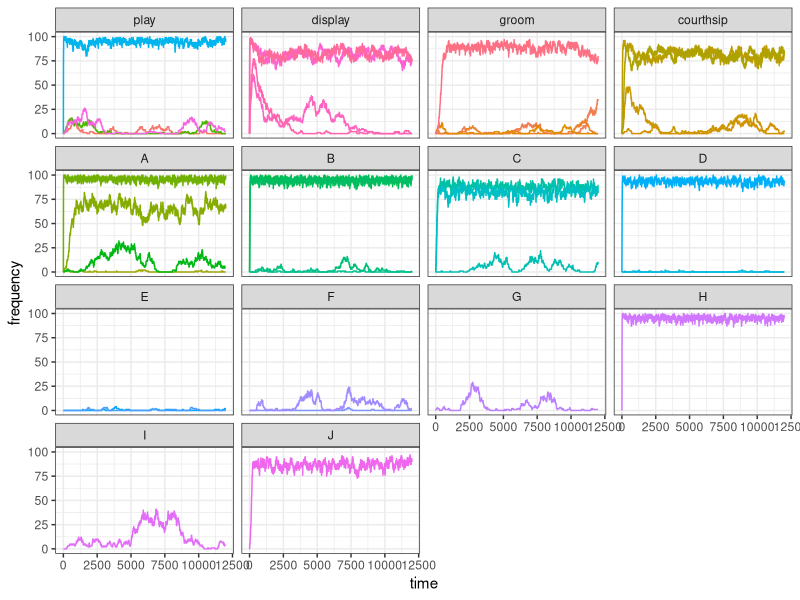
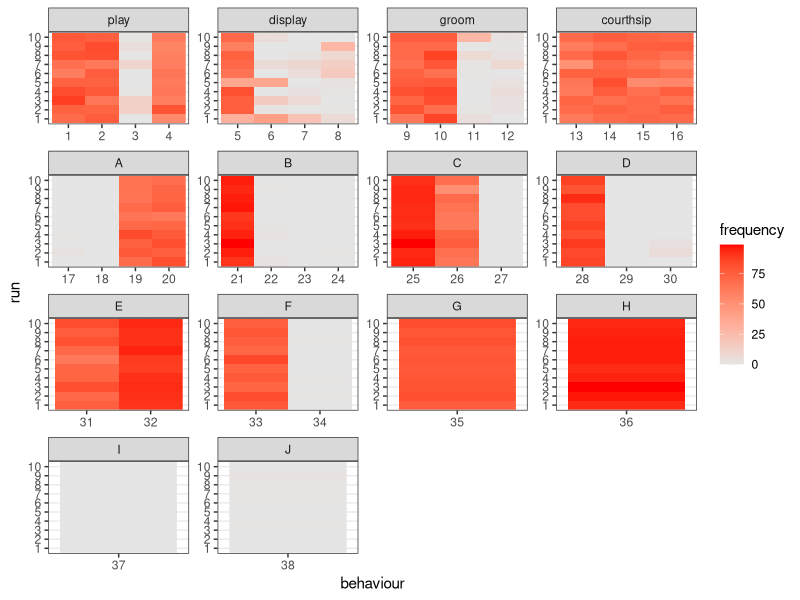
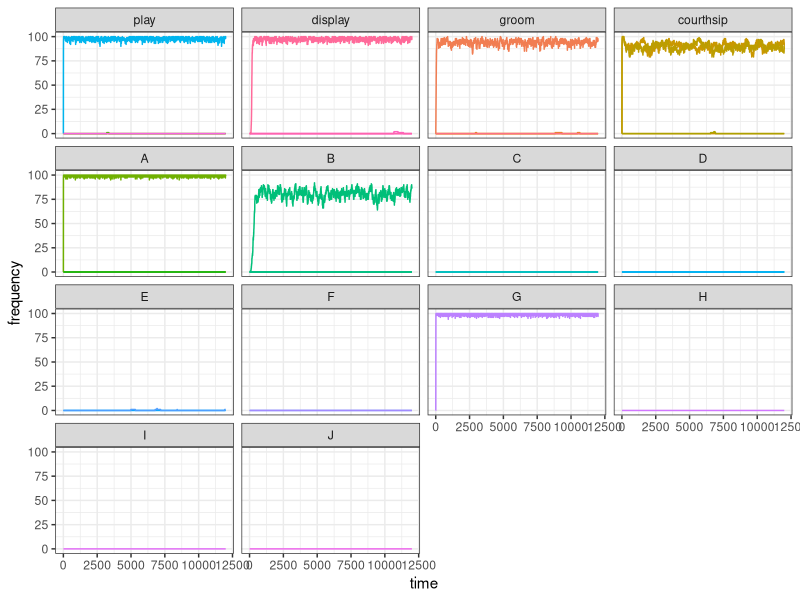
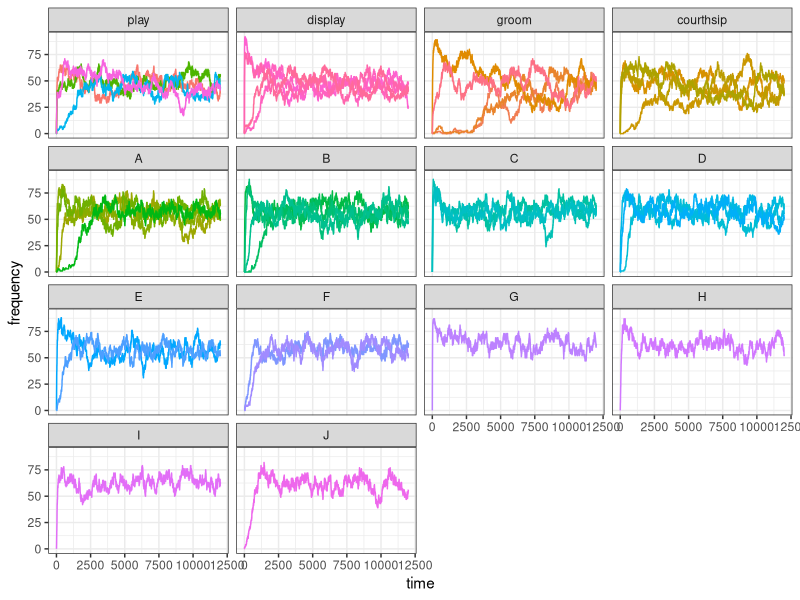
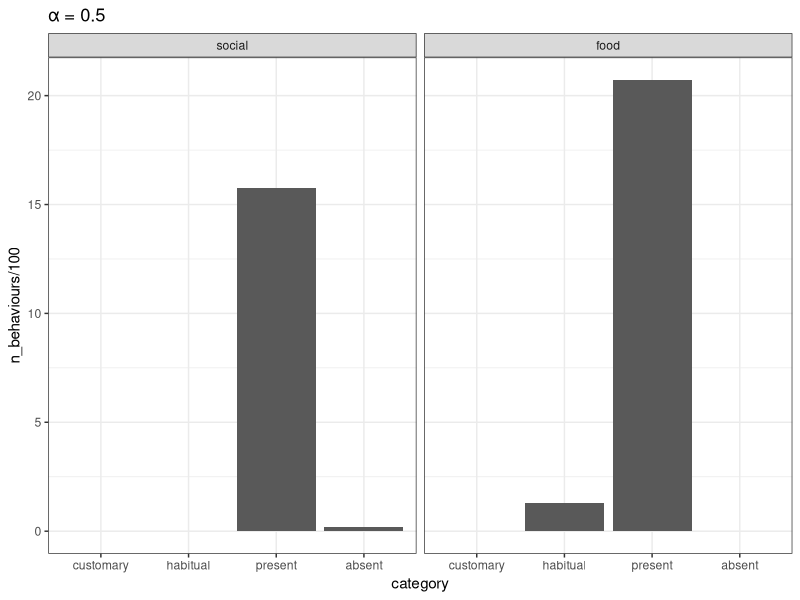
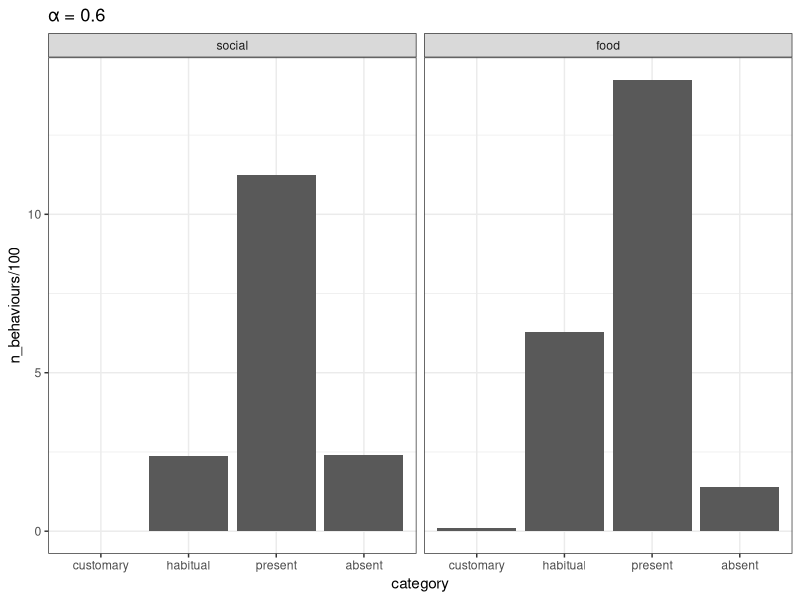
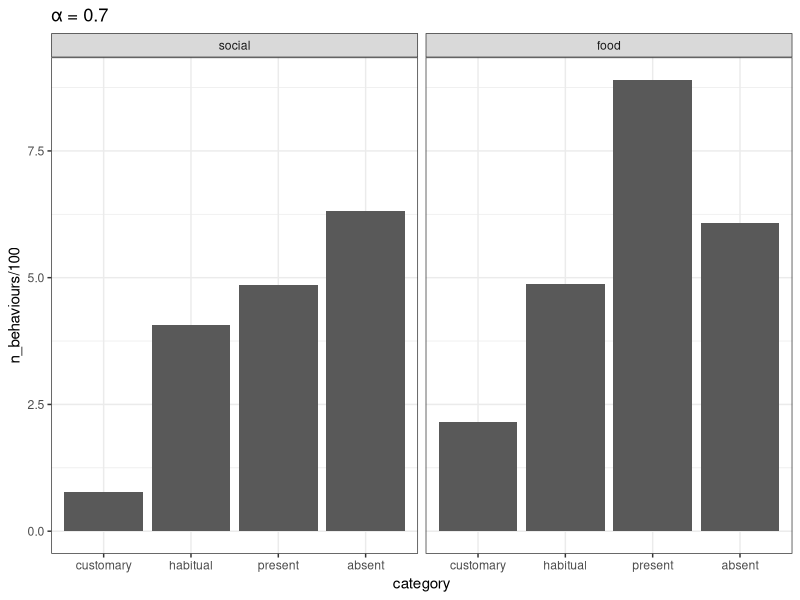
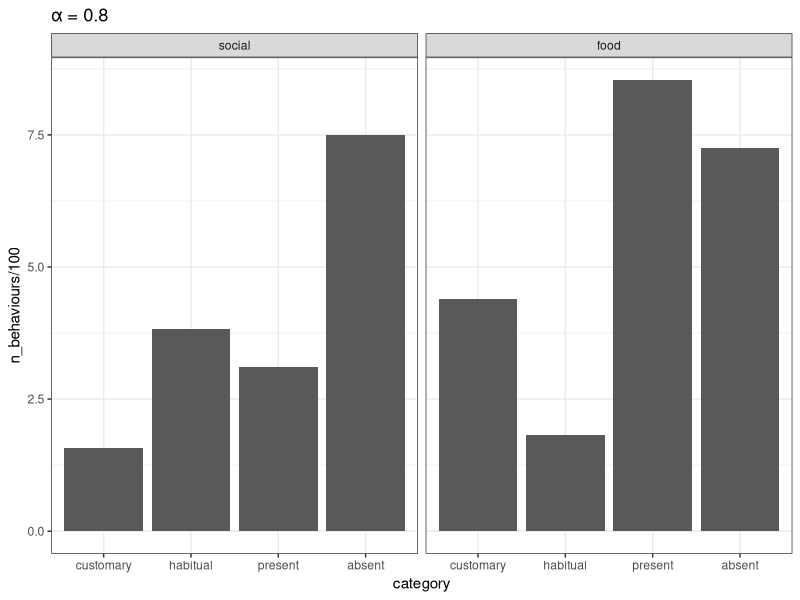

R code for these plots, in order:
## ---- chunk 1
knitr::opts_chunk$set(echo = TRUE)
## ---- chunk 2
library(tidyverse)
library(scales)

set_oranzees_world <- function(alpha_g, alpha_e) {
  list_pop <- c("Uossob", "Iat Forest", "Ebmog", "Elaham", "Elabik", "Ognodub")
  output <- tibble(
    population = rep(list_pop, each = 38),
    behaviour = as.factor(rep(1:38, 6)),
    type = rep(c(rep("social", 16), rep("food-related", 22)), 6),
    category = rep(c(
      rep("play", 4), rep("display", 4), rep("groom", 4), rep("courthsip", 4),
      "A", "A", "A", "A", "B", "B", "B", "B", "C", "C", "C", "D", "D", "D", "E", "E", "F", "F", "G", "H", "I", "J"
    ), 6),
    nutrient = rep(c(rep(NA, 16), "Y", "Y", "Y", "Y", "Z", "Z", "Z", "Z", "Y", "Y", "Y", "Z", "Z", "Z", "Y", "Y", "Z", "Z", "Y", "Z", "Y", "Z"), 6),
    p_g = rep(NA, 38 * 6),
    p_e = rep(NA, 38 * 6)
  )

  env_or_x <- c(220, 230, 700, 705, 710, 750)
  env_or_y <- c(660, 610, 450, 430, 510, 550)

  # genetic predispositions:
  x_g <- sample(1:1000, 38)
  y_g <- sample(1:1000, 38)

  # ecological availability:
  x_e <- sample(1:1000, 38)
  y_e <- sample(1:1000, 38)

  for (behav in 1:38) {
    output[output$behaviour == behav, ]$p_g <- 1 - rescale(sqrt((x_g[behav] - env_or_x)^2 + (y_g[behav] - env_or_y)^2), to = c(1 - alpha_g, alpha_g))

    if (behav > 16) {
      output[output$behaviour == behav, ]$p_e <- 1 - rescale(sqrt((x_e[behav] - env_or_x)^2 + (y_e[behav] - env_or_y)^2), to = c(1 - alpha_e, alpha_e))
    }
  }
  # return the tibble:
  output
}

update_demography <- function(pop) {
  pop[, 39] <- pop[, 39] + 1
  pop[pop[, 39] >= 720, ] <- 0
  old <- which(pop[, 39] > 300)
  dead <- sample(c(TRUE, FALSE), length(old), prob = c(.01, .99), replace = TRUE)
  pop[old[dead], ] <- 0
  pop
}

update_social_behaviours <- function(pop, test_world) {
  N <- dim(pop)[1]
  state <- ((rowSums(pop[, 1:4]) >= 1) + (rowSums(pop[, 5:8]) >= 1) + (rowSums(pop[, 9:12]) >= 1) + (rowSums(pop[, 13:16]) >= 1)) / 4
  p_state <- runif(N) < rnorm(N, mean = 1 - state, sd = 0.05)
  p_peering <- rnorm(16, mean = colSums(pop[, 1:16]), sd = 1)
  p_peering[p_peering < 0] <- 0
  innovation_i <- sample(1:16, N, prob = p_peering, replace = TRUE)
  p_innovate <- runif(N) < test_world$p_g[innovation_i] * p_state
  for (i in (1:N)[p_innovate]) {
    pop[i, innovation_i[i]] <- 1
  }
  pop
}

update_food_behaviours <- function(pop, test_world) {
  N <- dim(pop)[1]
  nut_y <- (rowSums(pop[, 17:20]) >= 1) + (rowSums(pop[, 25:27]) >= 1) + (rowSums(pop[, 31:32]) >= 1) + pop[, 35] + pop[, 37]
  nut_z <- (rowSums(pop[, 21:24]) >= 1) + (rowSums(pop[, 28:30]) >= 1) + (rowSums(pop[, 33:34]) >= 1) + pop[, 36] + pop[, 38]
  state <- (nut_y + nut_z - abs(nut_y - nut_z)) / 10
  p_state <- runif(N) < rnorm(N, mean = 1 - state, sd = 0.05)
  p_peering <- rnorm(22, mean = colSums(pop[, 17:38]), sd = 1)
  p_peering[p_peering < 0] <- 0
  innovation_i <- sample(17:38, N, prob = p_peering, replace = TRUE)
  p_innovate <- runif(N) < test_world$p_g[innovation_i] * test_world$p_e[innovation_i] * p_state
  for (i in (1:N)[p_innovate]) {
    pop[i, innovation_i[i]] <- 1
  }
  pop
}

###
### MAIN FUNCTION
###

mockup_oranzees <- function(t_max, alpha_g, alpha_e, init_world, n_run) {
  N <- 100

  if (n_run == 1) {
    output <- matrix(nrow = t_max, ncol = 38)
  }
  else {
    output <- matrix(nrow = n_run, ncol = 38)
  }

  oranzees_world <- set_oranzees_world(alpha_g, alpha_e)
  test_world <- oranzees_world %>%
    filter(population == "Uossob")

  for (run in 1:n_run) {
    pop <- matrix(c(rep(0, 38 * N), sample(1:300, N, replace = TRUE)), nrow = N, byrow = FALSE)
    if (init_world) {
      oranzees_world <- set_oranzees_world(alpha_g, alpha_e)
      test_world <- oranzees_world %>%
        filter(population == "Uossob")
    }
    # start simulation here:
    for (t in 1:t_max) {
      if (n_run == 1) {
        output[t, ] <- colSums(pop[, 1:38])
      }
      pop <- update_demography(pop)
      pop <- update_social_behaviours(pop, test_world)
      pop <- update_food_behaviours(pop, test_world)
    }
    if (n_run > 1) {
      output[run, ] <- colSums(pop[, 1:38])
    }
  }
  output
}
## ---- chunk 3
plot_one_run <- function(my_test, t_max) {
  my_test <- gather(as_tibble(my_test), 1:38, key = "behaviour", value = "frequency")
  data_to_plot <- tibble(
    behaviour = my_test$behaviour,
    frequency = my_test$frequency,
    time = rep(1:t_max, 38),
    category = as_factor(c(
      rep("play", t_max * 4), rep("display", t_max * 4), rep("groom", t_max * 4), rep("courthsip", t_max * 4),
      rep("A", t_max * 4), rep("B", t_max * 4), rep("C", t_max * 3), rep("D", t_max * 3),
      rep("E", t_max * 2), rep("F", t_max * 2), rep("G", t_max), rep("H", t_max),
      rep("I", t_max), rep("J", t_max)
    ))
  )
  ggplot(data = data_to_plot) +
    geom_line(aes(x = time, y = frequency, color = behaviour)) +
    facet_wrap(~category) +
    theme_bw() +
    theme(legend.position = "none")
}
## ---- chunk 4
my_test <- mockup_oranzees(t_max = 12000, alpha_g = 0.7, alpha_e = 0.9, init_world = FALSE, n_run = 1)
plot_one_run(my_test = my_test, t_max = 12000)
## ---- chunk 5
library(reshape2)
plot_multiple_runs <- function(my_test, n_run) {
  as_tibble(melt(my_test, varnames = c("run", "behaviour"), value.name = "frequency")) %>%
    mutate(run = as_factor(run), behaviour = as_factor(behaviour)) %>%
    add_column(category = as_factor(c(
      rep("play", 4 * n_run), rep("display", 4 * n_run), rep("groom", 4 * n_run), rep("courthsip", 4 * n_run),
      rep("A", 4 * n_run), rep("B", 4 * n_run), rep("C", 3 * n_run), rep("D", 3 * n_run),
      rep("E", 2 * n_run), rep("F", 2 * n_run), rep("G", n_run), rep("H", n_run),
      rep("I", n_run), rep("J", n_run)
    ))) %>%
    ggplot() +
    geom_raster(aes(x = behaviour, y = run, fill = frequency)) +
    facet_wrap(~category, scales = "free") +
    scale_fill_gradient(low = "grey90", high = "red") +
    theme_bw()
}
## ---- chunk 6
my_test <- mockup_oranzees(t_max = 12000, alpha_g = 0.7, alpha_e = 0.9, init_world = FALSE, n_run = 10)
plot_multiple_runs(my_test = my_test, n_run = 10)
## ---- chunk 7
my_test <- mockup_oranzees(t_max = 12000, alpha_g = 1, alpha_e = 1, init_world = FALSE, n_run = 1)
plot_one_run(my_test = my_test, t_max = 12000)
## ---- chunk 8
my_test <- mockup_oranzees(t_max = 12000, alpha_g = 0.5, alpha_e = 0.5, init_world = FALSE, n_run = 1)
plot_one_run(my_test = my_test, t_max = 12000)
## ---- chunk 9
results <- as.matrix(read.table("output/test_alpha=0.5.csv"))

cumulative <- tibble(category = as_factor(c("customary", "habitual", "present", "absent", "customary", "habitual", "present", "absent")),
                     type = as_factor(c(rep("social", 4), rep("food", 4))),
                     n_behaviours = c(sum(results[, 1:16]>=90), 
                                  sum(results[, 1:16]>=70 & results[, 1:16]<90), 
                                  sum(results[, 1:16]>=10 & results[, 1:16]<70), 
                                  sum(results[, 1:16]<10),
                                  sum(results[, 17:38]>=90), 
                                  sum(results[, 17:38]>=70 & results[, 17:38]<90), 
                                  sum(results[, 17:38]>=10 & results[, 17:38]<70), 
                                  sum(results[, 17:38]<10)))

cumulative_05 <- cumulative

ggplot(data = cumulative) +
  geom_bar(aes(x = category, y = n_behaviours/100), stat = 'identity') +
  facet_wrap(~type) +
  labs(title = "α = 0.5") +
  theme_bw() 
## ---- chunk 10
results <- as.matrix(read.table("output/test_alpha=0.6.csv"))

cumulative <- tibble(category = as_factor(c("customary", "habitual", "present", "absent", "customary", "habitual", "present", "absent")),
                     type = as_factor(c(rep("social", 4), rep("food", 4))),
                     n_behaviours = c(sum(results[, 1:16]>=90), 
                                  sum(results[, 1:16]>=70 & results[, 1:16]<90), 
                                  sum(results[, 1:16]>=10 & results[, 1:16]<70), 
                                  sum(results[, 1:16]<10),
                                  sum(results[, 17:38]>=90), 
                                  sum(results[, 17:38]>=70 & results[, 17:38]<90), 
                                  sum(results[, 17:38]>=10 & results[, 17:38]<70), 
                                  sum(results[, 17:38]<10)))

ggplot(data = cumulative) +
  geom_bar(aes(x = category, y = n_behaviours/100), stat = 'identity') +
  facet_wrap(~type) +
  labs(title = "α = 0.6") +
  theme_bw() 

cumulative_06 <- cumulative

results <- as.matrix(read.table("output/test_alpha=0.7.csv"))

cumulative <- tibble(category = as_factor(c("customary", "habitual", "present", "absent", "customary", "habitual", "present", "absent")),
                     type = as_factor(c(rep("social", 4), rep("food", 4))),
                     n_behaviours = c(sum(results[, 1:16]>=90), 
                                  sum(results[, 1:16]>=70 & results[, 1:16]<90), 
                                  sum(results[, 1:16]>=10 & results[, 1:16]<70), 
                                  sum(results[, 1:16]<10),
                                  sum(results[, 17:38]>=90), 
                                  sum(results[, 17:38]>=70 & results[, 17:38]<90), 
                                  sum(results[, 17:38]>=10 & results[, 17:38]<70), 
                                  sum(results[, 17:38]<10)))

ggplot(data = cumulative) +
  geom_bar(aes(x = category, y = n_behaviours/100), stat = 'identity') +
  facet_wrap(~type) +
  labs(title = "α = 0.7") +
  theme_bw() 

cumulative_07 <- cumulative

results <- as.matrix(read.table("output/test_alpha=0.8.csv"))

cumulative <- tibble(category = as_factor(c("customary", "habitual", "present", "absent", "customary", "habitual", "present", "absent")),
                     type = as_factor(c(rep("social", 4), rep("food", 4))),
                     n_behaviours = c(sum(results[, 1:16]>=90), 
                                  sum(results[, 1:16]>=70 & results[, 1:16]<90), 
                                  sum(results[, 1:16]>=10 & results[, 1:16]<70), 
                                  sum(results[, 1:16]<10),
                                  sum(results[, 17:38]>=90), 
                                  sum(results[, 17:38]>=70 & results[, 17:38]<90), 
                                  sum(results[, 17:38]>=10 & results[, 17:38]<70), 
                                  sum(results[, 17:38]<10)))

ggplot(data = cumulative) +
  geom_bar(aes(x = category, y = n_behaviours/100), stat = 'identity') +
  facet_wrap(~type) +
  labs(title = "α = 0.8") +
  theme_bw() 

cumulative_08 <- cumulative

results <- as.matrix(read.table("output/test_alpha=0.9.csv"))

cumulative <- tibble(category = as_factor(c("customary", "habitual", "present", "absent", "customary", "habitual", "present", "absent")),
                     type = as_factor(c(rep("social", 4), rep("food", 4))),
                     n_behaviours = c(sum(results[, 1:16]>=90), 
                                  sum(results[, 1:16]>=70 & results[, 1:16]<90), 
                                  sum(results[, 1:16]>=10 & results[, 1:16]<70), 
                                  sum(results[, 1:16]<10),
                                  sum(results[, 17:38]>=90), 
                                  sum(results[, 17:38]>=70 & results[, 17:38]<90), 
                                  sum(results[, 17:38]>=10 & results[, 17:38]<70), 
                                  sum(results[, 17:38]<10)))

ggplot(data = cumulative) +
  geom_bar(aes(x = category, y = n_behaviours/100), stat = 'identity') +
  facet_wrap(~type) +
  labs(title = "α = 0.9") +
  theme_bw() 

cumulative_09 <- cumulative

results <- as.matrix(read.table("output/test_alpha=1.csv"))

cumulative <- tibble(category = as_factor(c("customary", "habitual", "present", "absent", "customary", "habitual", "present", "absent")),
                     type = as_factor(c(rep("social", 4), rep("food", 4))),
                     n_behaviours = c(sum(results[, 1:16]>=90), 
                                  sum(results[, 1:16]>=70 & results[, 1:16]<90), 
                                  sum(results[, 1:16]>=10 & results[, 1:16]<70), 
                                  sum(results[, 1:16]<10),
                                  sum(results[, 17:38]>=90), 
                                  sum(results[, 17:38]>=70 & results[, 17:38]<90), 
                                  sum(results[, 17:38]>=10 & results[, 17:38]<70), 
                                  sum(results[, 17:38]<10)))

ggplot(data = cumulative) +
  geom_bar(aes(x = category, y = n_behaviours/100), stat = 'identity') +
  facet_wrap(~type) +
  labs(title = "α = 1") +
  theme_bw() 

cumulative_1 <- cumulative

## ---- chunk 11
bind_rows(cumulative_05, cumulative_06, cumulative_07, cumulative_08, cumulative_09, cumulative_1) %>%
  add_column(alpha=c(rep(0.5, 8), rep(0.6, 8), rep(0.7, 8), rep(0.8, 8), rep(0.9, 8), rep(1, 8))) %>%
  ggplot(aes(x = alpha, y = n_behaviours/100, color = category)) +
    geom_point() +
    geom_line() +
    facet_wrap(~type) +
    theme_bw()
## ---- chunk 12
update_social_behaviours <- function(pop, test_world, sd_peering) {
  N <- dim(pop)[1]
  state <- ((rowSums(pop[, 1:4]) >= 1) + (rowSums(pop[, 5:8]) >= 1) + (rowSums(pop[, 9:12]) >= 1) + (rowSums(pop[, 13:16]) >= 1)) / 4
  p_state <- runif(N) < rnorm(N, mean = 1 - state, sd = 0.05)
  p_peering <- rnorm(16, mean = colSums(pop[, 1:16]), sd = sd_peering)
  p_peering[p_peering < 0] <- 0
  innovation_i <- sample(1:16, N, prob = p_peering, replace = TRUE)
  p_innovate <- runif(N) < test_world$p_g[innovation_i]  * p_state
  for (i in (1:N)[p_innovate]) {
    pop[i, innovation_i[i]] <- 1
  }
  pop
}  

update_food_behaviours <- function(pop, test_world, sd_peering) {
  N <- dim(pop)[1]
  nut_y <- (rowSums(pop[, 17:20])>=1) + (rowSums(pop[, 25:27])>=1) + (rowSums(pop[, 31:32])>=1) + pop[, 35] + pop[, 37]
  nut_z <- (rowSums(pop[, 21:24])>=1) + (rowSums(pop[, 28:30])>=1) + (rowSums(pop[, 33:34])>=1) + pop[, 36] + pop[, 38]
  state <- (nut_y + nut_z - abs(nut_y - nut_z)) / 10 
  p_state <- runif(N) < rnorm(N, mean = 1 - state, sd = 0.05)
  p_peering <- rnorm(22, mean = colSums(pop[, 17:38]), sd = sd_peering)
  p_peering[p_peering < 0] <- 0
  innovation_i <- sample(17:38, N, prob = p_peering, replace = TRUE)
  p_innovate <- runif(N) < test_world$p_g[innovation_i] * test_world$p_e[innovation_i] * p_state
  for (i in (1:N)[p_innovate]) {
    pop[i, innovation_i[i]] <- 1
  }
  pop
}

###
### MAIN FUNCTION
###

mockup_oranzees <- function(t_max, alpha_g, alpha_e, sd_peering, init_world, n_run) {
  
  N <- 100
  
  if(n_run == 1){
    output <- matrix(nrow = t_max, ncol = 38)
  }
  else{
    output <- matrix(nrow = n_run, ncol = 38)
  }
  
  oranzees_world <- set_oranzees_world(alpha_g, alpha_e)
  test_world <- oranzees_world %>%
    filter(population == "Uossob")
  
  for(run in 1:n_run){
    pop <- matrix(c(rep(0, 38 * N), sample(1:300, N, replace = TRUE)), nrow = N, byrow = FALSE)
    if (init_world) {
      oranzees_world <- set_oranzees_world(alpha_g, alpha_e)
      test_world <- oranzees_world %>%
        filter(population == "Uossob")
    }
    # start simulation here:
    for (t in 1:t_max) {
      if(n_run == 1){
        output[t,] <- colSums(pop[, 1:38])
      }
      pop <- update_demography(pop)
      pop <- update_social_behaviours(pop, test_world, sd_peering)
      pop <- update_food_behaviours(pop, test_world, sd_peering)
    }
    if( n_run > 1){
      output[run, ] <- colSums(pop[, 1:38])
    }  
  }
  output
}
## ---- chunk 13
results <- as.matrix(read.table("output/test_alpha=0.5_sd=0.1.csv"))

cumulative <- tibble(category = as_factor(c("customary", "habitual", "present", "absent", "customary", "habitual", "present", "absent")),
                     type = as_factor(c(rep("social", 4), rep("food", 4))),
                     n_behaviours = c(sum(results[, 1:16]>=90), 
                                  sum(results[, 1:16]>=70 & results[, 1:16]<90), 
                                  sum(results[, 1:16]>=10 & results[, 1:16]<70), 
                                  sum(results[, 1:16]<10),
                                  sum(results[, 17:38]>=90), 
                                  sum(results[, 17:38]>=70 & results[, 17:38]<90), 
                                  sum(results[, 17:38]>=10 & results[, 17:38]<70), 
                                  sum(results[, 17:38]<10)))

cumulative_05_01 <- cumulative

results <- as.matrix(read.table("output/test_alpha=0.5_sd=0.01.csv"))

cumulative <- tibble(category = as_factor(c("customary", "habitual", "present", "absent", "customary", "habitual", "present", "absent")),
                     type = as_factor(c(rep("social", 4), rep("food", 4))),
                     n_behaviours = c(sum(results[, 1:16]>=90), 
                                  sum(results[, 1:16]>=70 & results[, 1:16]<90), 
                                  sum(results[, 1:16]>=10 & results[, 1:16]<70), 
                                  sum(results[, 1:16]<10),
                                  sum(results[, 17:38]>=90), 
                                  sum(results[, 17:38]>=70 & results[, 17:38]<90), 
                                  sum(results[, 17:38]>=10 & results[, 17:38]<70), 
                                  sum(results[, 17:38]<10)))

cumulative_05_001 <- cumulative

bind_rows(cumulative_05, cumulative_05_01, cumulative_05_001) %>%
  add_column(sd=c(rep(1, 8), rep(0.1, 8), rep(0.01, 8))) %>%
  ggplot(aes(x = sd, y = n_behaviours/100, color = category)) +
    geom_point() +
    geom_line() +
    facet_wrap(~type) +
    coord_trans(x = "log2") +
    theme_bw()

